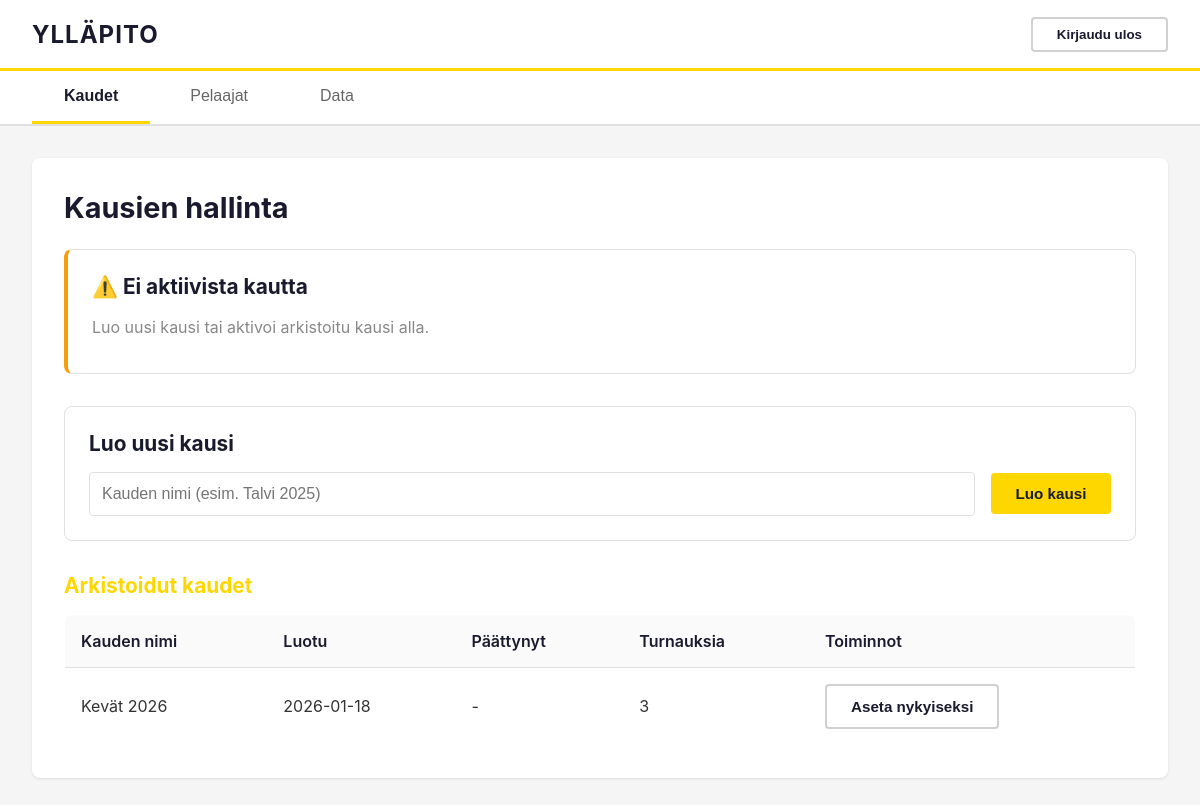
The page /admin (signed in) on the database its author committed.
### tables this page shows
CREATE TABLE seasons (
            id INTEGER PRIMARY KEY AUTOINCREMENT,
            name TEXT NOT NULL UNIQUE,
            is_current BOOLEAN DEFAULT 0,
            created_at TIMESTAMP DEFAULT CURRENT_TIMESTAMP,
            ended_at TIMESTAMP NULL
        );

### app.py (the view, shortened to what this page needs)
@app.route('/admin')
def admin_dashboard():
    db = get_db()
    edit_tournament_id = request.args.get('edit', type=int)
    current_season = get_current_season(db)
    archived_seasons = db.execute("""
        SELECT
            s.*,
            COUNT(t.id) as tournament_count
        FROM seasons s
        LEFT JOIN tournaments t ON s.id = t.season_id
        WHERE s.is_current = 0
        GROUP BY s.id
        ORDER BY s.ended_at DESC, s.created_at DESC
    """).fetchall()
    current_tournament_count = 0
    current_season_tournaments = []
    players = []
    return render_template('admin_dashboard.html',
                          current_season=current_season,
                          current_tournament_count=current_tournament_count,
                          current_season_tournaments=current_season_tournaments,
                          players=players,
                          archived_seasons=archived_seasons,
                          active_tab='seasons',
                          edit_tournament_id=edit_tournament_id)

### app.py (called while the page is built)
def get_current_season(db):
    return db.execute(
        "SELECT * FROM seasons WHERE is_current = 1"
    ).fetchone()

@app.before_request
def check_admin_session():
    if request.path.startswith('/admin') and request.path not in ['/admin/login', '/admin/setup']:
        if not session.get('logged_in_as_admin'):
            return redirect('/admin/login')
        last_activity_str = session.get('last_activity')
        if last_activity_str:
            last_activity = datetime.fromisoformat(last_activity_str)
            if datetime.now() - last_activity > timedelta(minutes=30):
                session.clear()
                flash('Session expired. Please log in again.')
                return redirect('/admin/login')
        session['last_activity'] = datetime.now().isoformat()

### database.py (called while the page is built)
def get_db():
    try:
        from flask import current_app
        db_path = current_app.config.get('DATABASE', DATABASE)
    except (ImportError, RuntimeError):
        db_path = DATABASE
    uri_mode = db_path.startswith('file:')
    conn = sqlite3.connect(db_path, uri=uri_mode)
    conn.row_factory = sqlite3.Row  # Returns rows as dictionaries
    return conn

### templates/admin_dashboard.html (shortened to what this page needs)
<!DOCTYPE html>
<html lang="fi">
<head>
    <link rel="stylesheet" href="{{ url_for('static', filename='css/admin.css') }}">
</head>
<body>
    <header class="admin-header">
        <div class="admin-logo">
            YLLÄPITO
        </div>
        <div class="admin-header-right">
            <a href="{{ url_for('index') }}" style="margin-right: 15px; color: #fff; text-decoration: none; padding: 8px 16px; background: rgba(255,255,255,0.1); border-radius: 4px; display: inline-block;">
            </a>
            <form method="POST" action="/admin/logout" style="margin: 0; display: inline-block;">
                <button type="submit" class="logout-btn">Kirjaudu ulos</button>
            </form>
        </div>
    </header>
    <nav class="tab-nav">
        <button class="tab-btn {{ 'active' if active_tab == 'seasons' or not active_tab else '' }}" data-tab="seasons">Kaudet</button>
        <button class="tab-btn {{ 'active' if active_tab == 'players' else '' }}" data-tab="players-tab">Pelaajat</button>
        <button class="tab-btn" data-tab="data">Data</button>
    </nav>
    <main class="admin-container">
        <div id="seasons" class="tab-content {{ 'active' if active_tab == 'seasons' or not active_tab else '' }}">
            <div class="tab-panel">
                <h2>Kausien hallinta</h2>
                {% if current_season %}
                <div class="season-card current">
                    <h3>🏆 Nykyinen kausi: {{ current_season.name }}</h3>
                    <p>Luotu: {{ current_season.created_at[:10] }}</p>
                    <p>Turnauksia: {{ current_tournament_count }}</p>
                    <form method="POST" action="/admin/seasons/end-current" onsubmit="return confirm('Lopeta {{ current_season.name }}? Voit aktivoida sen uudelleen tai luoda uuden kauden myöhemmin.');">
                        <input type="hidden" name="csrf_token" value="{{ csrf_token() }}">
                        <button type="submit" class="btn-warning">Lopeta nykyinen kausi</button>
                    </form>
                </div>
                {% else %}
                <div class="season-card no-season">
                    <h3>⚠️ Ei aktiivista kautta</h3>
                    <p>Luo uusi kausi tai aktivoi arkistoitu kausi alla.</p>
                </div>
                {% endif %}
                <div class="create-season-form">
                    <h3>Luo uusi kausi</h3>
                    <form method="POST" action="/admin/seasons/create">
                        <input type="text" name="season_name" placeholder="Kauden nimi (esim. Talvi 2025)" maxlength="100" required>
                        <button type="submit" class="btn-primary">Luo kausi</button>
                    </form>
                </div>
                {% if archived_seasons %}
                <div class="archived-seasons">
                    <h3>Arkistoidut kaudet</h3>
                    <table class="admin-table">
                        <thead>
                            <tr>
                                <th>Kauden nimi</th>
                                <th>Luotu</th>
                                <th>Päättynyt</th>
                                <th>Turnauksia</th>
                                <th>Toiminnot</th>
                            </tr>
                        </thead>
                        <tbody>
                            {% for season in archived_seasons %}
                            <tr>
                                <td>{{ season.name }}</td>
                                <td>{{ season.created_at[:10] }}</td>
                                <td>{{ season.ended_at[:10] if season.ended_at else '-' }}</td>
                                <td>{{ season.tournament_count }}</td>
                                <td>
                                    <form method="POST" action="/admin/seasons/{{ season.id }}/activate" style="display:inline;" onsubmit="return confirm('Aseta {{ season.name }} nykyiseksi kaudeksi?');">
                                        <button type="submit" class="btn-secondary">Aseta nykyiseksi</button>
                                    </form>
                                </td>
                            </tr>
                            {% endfor %}
                        </tbody>
                    </table>
                </div>
                {% endif %}
            </div>
        </div>
    </main>
</body>
</html>

### rows shown on the page
seasons: name "Kevät 2026", created_at "2026-01-18", ended_at "-", tournament_count "3"
